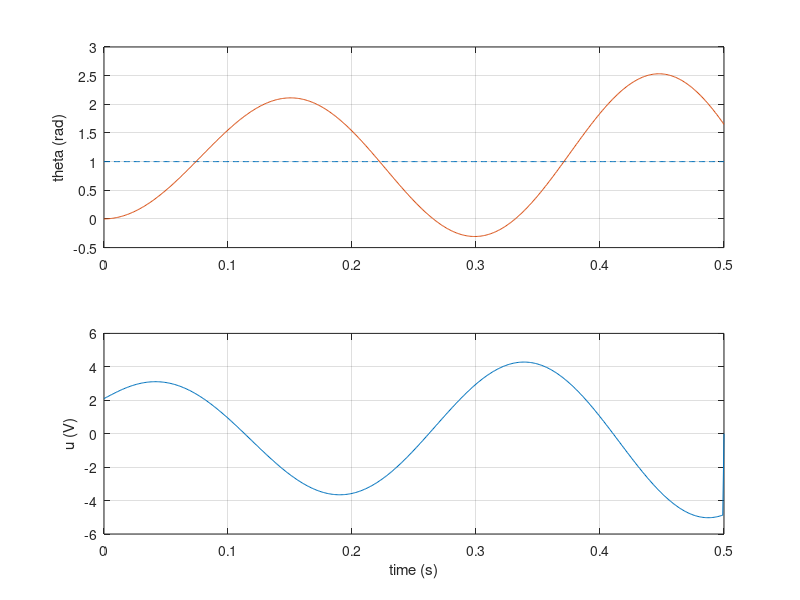

Reproduce this figure in MATLAB.
% Motor parameters (normalized)
K = 10; tau_m = 0.05;
s = tf('s');
P = K / (s*(tau_m*s + 1));

% PID gains (obtained from previous design steps)
Kp = 2.0; Ki = 50.0; Kd = 0.001;
Ts = 0.001; alpha = 0.9; Kaw = 20;

u_min = -12; u_max = 12;

T = 0.5;
N = round(T/Ts);

theta = zeros(1,N+1);
theta_dot = zeros(1,N+1);
u = zeros(1,N+1);
r = ones(1,N+1); % 1 rad step

I = 0; D = 0; e_prev = 0;

for k = 1:N
    e = r(k) - theta(k);

    % Derivative filter
    D = alpha*D + (1-alpha)*(e - e_prev)/Ts;

    v = Kp*e + I + Kd*D;
    u(k) = min(max(v, u_min), u_max);

    % Anti-windup
    I = I + Ki*Ts*e + Kaw*(u(k) - v);

    % Motor dynamics: theta_ddot = -(1/tau_m)*theta_dot + (K/tau_m)*u
    theta_ddot = -(1/tau_m)*theta_dot(k) + (K/tau_m)*u(k);

    theta_dot(k+1) = theta_dot(k) + Ts*theta_ddot;
    theta(k+1) = theta(k) + Ts*theta_dot(k+1);

    e_prev = e;
end

% Plot step response
t = (0:N)*Ts;
figure;
subplot(2,1,1); plot(t, r, '--', t, theta); grid on;
ylabel('theta (rad)');
subplot(2,1,2); plot(t, u); grid on;
ylabel('u (V)'); xlabel('time (s)');

% In Simulink, one can instead use:
% - A PID Controller block in discrete-time mode
% - Saturation block for actuator limits
% - Anti-windup option in the PID block (back-calculation)
% connected to a motor plant block or Transfer Fcn block P.
